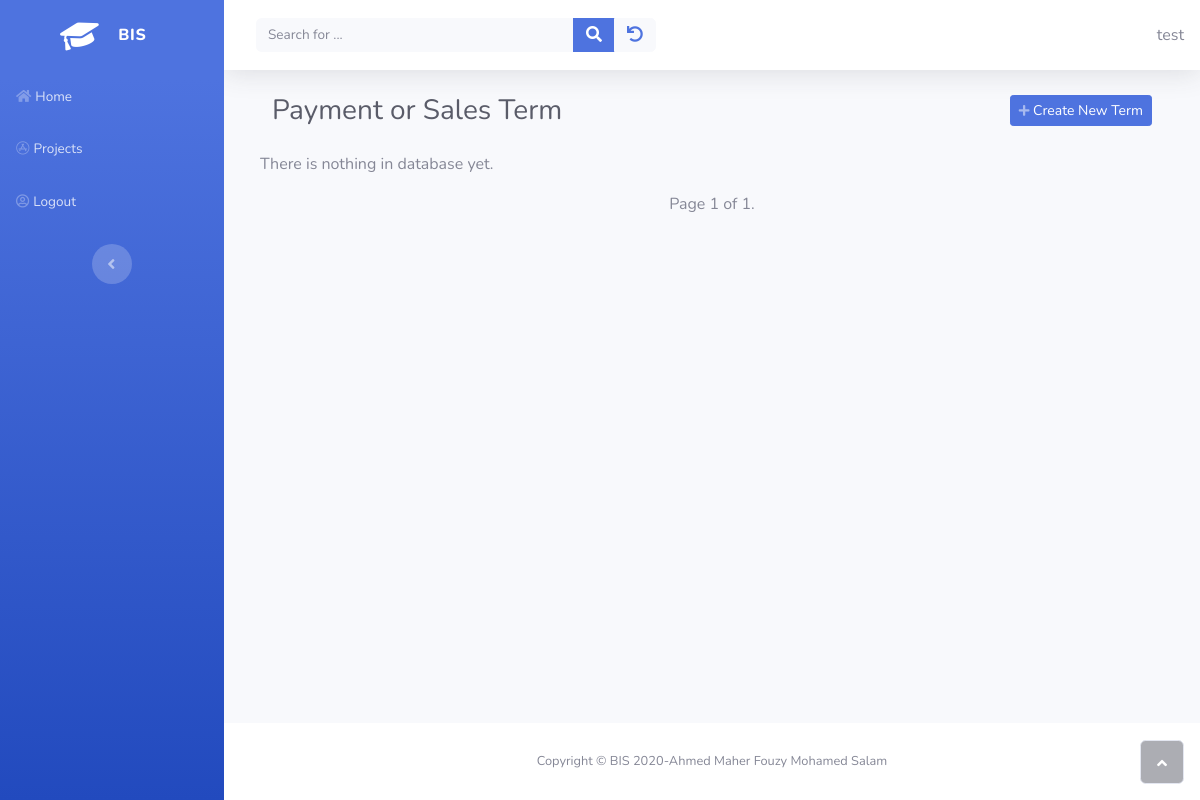
The page /inventory/list_term (signed in) on the database as committed earlier.
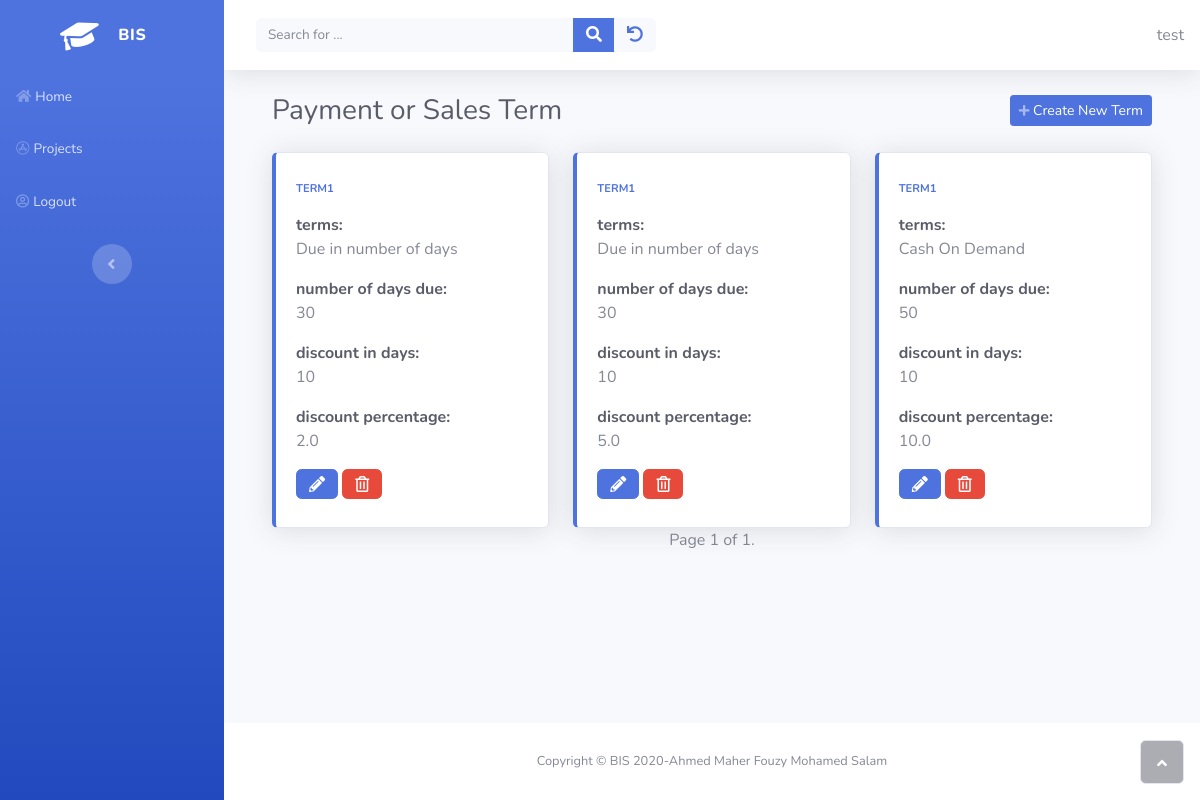
The same page on the database as committed later.
### inventory/models.py (models this page shows, shortened)
class PaymentSalesTerm(models.Model):
    class Term(models.IntegerChoices):
        ON_DEMAND = 1 , _("Cash On Demand")
        DAYS = 2, _("Due in number of days")
        END_OF_MONTH = 3,_("Due at the end of month")
        NEXT_MONTH = 4,_("Due on the next Month")
        OTHER = 5, _("let me specify the due date DD-MM-YYY")
    owner = models.ForeignKey(get_user_model(), on_delete=models.CASCADE)
    config = models.CharField(
        max_length=100,
        help_text="Specify name for this setting"
        )
    terms = models.IntegerField(choices=Term.choices , default=Term.DAYS , blank=False)
    num_of_days_due = models.PositiveSmallIntegerField(
        help_text="in case of you want to specifynumber of days due"
    )
    discount_in_days = models.PositiveSmallIntegerField(
        validators=[MaxValueValidator(32)] ,
        null = True,
        blank = True
    )
    discount_percentage = models.FloatField(
        help_text="Enter discount like this 5%>>will be  5 not 0.05",
    )

### inventory/views.py (the view)
# urls.py: path('list_term' , views.ListTermView.as_view() , name="list_term" ),
class ListTermView(OwnerListView):
    model = PaymentSalesTerm
    template_name = "inventory/term_list.html"
    paginate_by = 5
    ordering = ["config"]

### home/owner.py (called while the page is built)
    def get_queryset(self):
        qs = super(OwnerListView, self).get_queryset()
        return qs.filter(owner=self.request.user)

### inventory/templates/inventory/term_list.html
{% extends 'home/base.html' %}
{% block content %}
<div class="container">
    <div class="d-sm-flex justify-content-between align-items-center mb-4">
        <h3 class="text-dark mb-0">Payment or Sales Term</h3><a class="btn btn-primary btn-sm d-none d-sm-inline-block" role="button" href="{% url 'inventory:create_term'%}"><i class="fa fa-plus fa-sm text-white-50"></i>&nbsp;Create New Term</a>
    </div>
    <div class="row">
    {% if paymentsalesterm_list %}
        {% for term in paymentsalesterm_list %}
         <div class="col-auto col-sm-12 col-md-12 col-lg-4 col-xl-4">
            <div class="card shadow border-left-primary py-2">
                <div class="card-body">
                    <div class="row align-items-center no-gutters">
                        <div class="col mr-2">
                            <div class="text-uppercase text-primary font-weight-bold text-xs mb-1"><span>{{ term.config }}</span></div>
                            <p><div class="text-dark font-weight-bold h7 mb-0"><span>terms:</span></div>{{ term.get_terms_display  }} <p>
                            <p><div class="text-dark font-weight-bold h7 mb-0"><span>number of days due:</span></div>{{ term.num_of_days_due  }} <p>
                            <p><div class="text-dark font-weight-bold h7 mb-0"><span>discount in days:</span></div>{{ term.discount_in_days  }} <p>
                            <p><div class="text-dark font-weight-bold h7 mb-0"><span>discount percentage:</span></div>{{ term.discount_percentage  }} <p>
                        </div>
                    </div>
                    <a href="{% url 'inventory:update_term' term.id %}">
                        <button type="button" class="btn btn-primary"><i class="fas fa-pencil-alt d-xl-flex justify-content-xl-center align-items-xl-center"></i></button>
                    </a>
                    <a href="{% url 'inventory:delete_term' term.id %}">
                    <button type="button" class="btn btn-danger"><i class="far fa-trash-alt d-xl-flex justify-content-xl-center align-items-xl-center"></i></button>
                    </a>
                </div>
            </div>
        </div>
        {% endfor %}
    {% else %}
        <p>There is nothing in database yet.</p>
    {% endif %}
    </div>
</div>
{% include 'home/pagination.html' %}
{% endblock %}

### home/templates/home/base.html (shortened to what this page needs)
{% load static%}
<!DOCTYPE html>
<html>
<head>
    <link rel="stylesheet" href="{% static 'home/bootstrap/css/bootstrap.min.css' %}">
    <link rel="stylesheet" href="{% static 'home/css/styles.min.css' %}">
    <link rel="stylesheet" href="https://use.fontawesome.com/releases/v5.12.0/css/all.css">
</head>
<body id="page-top">
    <div id="wrapper">
        <nav class="navbar navbar-dark align-items-start sidebar sidebar-dark accordion bg-gradient-primary p-0">
            <div class="container-fluid d-flex flex-column p-0">
                <a class="navbar-brand d-flex justify-content-center align-items-center sidebar-brand m-0" href="#">
                    <div class="sidebar-brand-icon rotate-n-15"><i class="fas fa-graduation-cap"></i></div>
                    <div class="sidebar-brand-text mx-3"><span>BIS</span></div>
                </a>
                <ul class="nav navbar-nav text-light" id="accordionSidebar">
                    <li class="nav-item" role="presentation"><a class="nav-link" href="{% url 'home:home' %}"><i class="fas fa-home"></i><span>Home</span></a><a class="nav-link" href="{% url 'projects:home' %}"><i class="fab fa-app-store"></i><span>Projects</span></a></li>
                    {% if user.is_authenticated %}
                    <li class="nav-item" role="presentation"><a class="nav-link" href="{% url 'home:logout' %}?next={{ request.path }}"><i class="far fa-user-circle"></i><span>Logout</span></a></li>
                    {% endif %}
                </ul>
                <div class="text-center d-none d-md-inline"><button class="btn rounded-circle border-0" id="sidebarToggle" type="button"></button></div>
            </div>
        </nav>
        <div class="d-flex flex-column" id="content-wrapper">
            <div id="content">
                <nav class="navbar navbar-light navbar-expand bg-white shadow mb-4 topbar static-top">
                    <div class="container-fluid"><button class="btn btn-link d-md-none rounded-circle mr-3" id="sidebarToggleTop" type="button"></button>
                        <div class="form-inline d-none d-sm-inline-block mr-auto ml-md-3 my-2 my-md-0 mw-100 navbar-search">
                            <div class="input-group"><input id="search" class="bg-light form-control border-0 small" type="text" placeholder="Search for ..." name="search"   {% if search %} value="{{ search }}" {% endif %}>
                                <div class="input-group-append"><button id= "search-btn" class="btn btn-primary py-0" ><i class="fas fa-search"></i></button></div>
                                <div class="input-group-append"><button class="btn btn-light py-0" type="button"><a href="{% url 'projects:home' %}"><i class="fa fa-undo"></i></a></button></div>
                            </div>
                        </div>
                        <div>
                            {{ user.username }}
                        </div>
                    </div>
                </nav>
                <div class="container">
                    <div id="ajax">
                    {% block content %}{% endblock%}
                    </div>
                </div>
            </div>
            <footer class="bg-white sticky-footer">
                <div class="container my-auto">
                    <div class="text-center my-auto copyright"><span>Copyright © BIS 2020-Ahmed Maher Fouzy Mohamed Salam</span></div>
                </div>
            </footer>
        </div><a class="border rounded d-inline scroll-to-top" href="#page-top"><i class="fas fa-angle-up"></i></a></div>
</body>
</html>

### home/templates/home/pagination.html (shortened to what this page needs)
<div class="row justify-content-center">
    <div class="pagination">
            <span class="step-links">
                <span class="current">
                    Page {{ page_obj.number }} of {{ page_obj.paginator.num_pages }}.
                </span>
            </span>
    </div>
</div>

Rows that differ between the two databases and show on the page:
added PaymentSalesTerm: config "TERM1", terms "Due in number of days", num_of_days_due "30", discount_in_days "10", discount_percentage "2.0"
added PaymentSalesTerm: config "TERM1", terms "Due in number of days", num_of_days_due "30", discount_in_days "10", discount_percentage "5.0"
added PaymentSalesTerm: config "TERM1", terms "Cash On Demand", num_of_days_due "50", discount_in_days "10", discount_percentage "10.0"
Other text that changed with them:
text no longer shown: "There is nothing in database yet."
